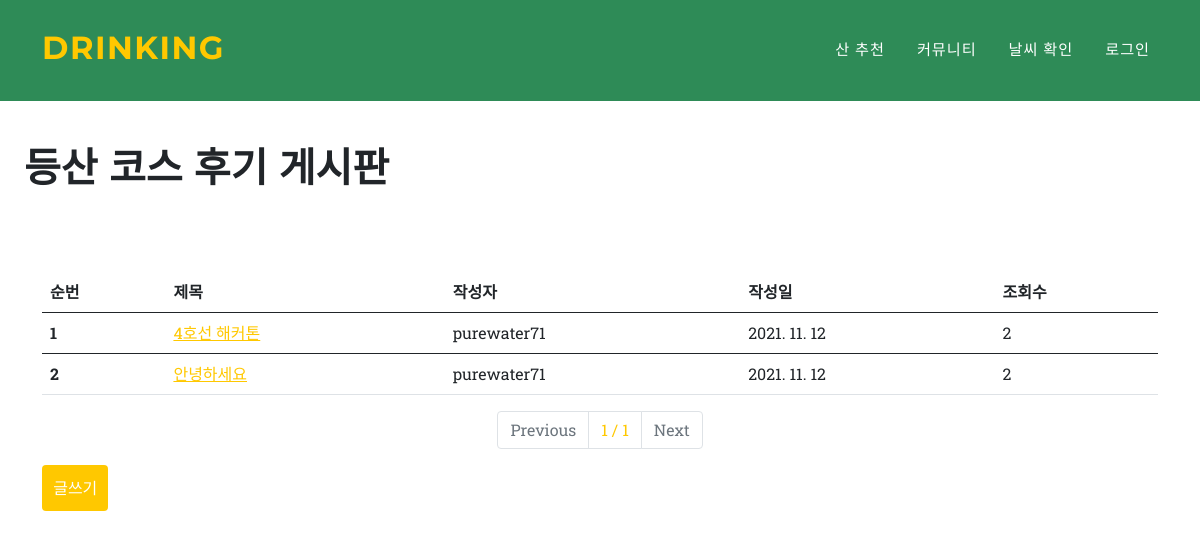
Screenshot of /blog/show/ with the database file from the repository.
### blog/models.py (models this page shows, shortened)
class Blog(models.Model):
    title = models.CharField(max_length=200, verbose_name='글 제목')
    writer = models.ForeignKey(Fuser, verbose_name = "작성자", on_delete = models.CASCADE, null=True, default="")
    pub_date = models.DateTimeField(auto_now_add=True, verbose_name='작성일')
    is_del = models.BooleanField(default=False)
    hits = models.PositiveIntegerField(default=0, verbose_name='조회수')
    body = models.TextField(verbose_name = "내용")
    image = models.ImageField(upload_to = "blog/", blank=True, null=True, verbose_name = "사진")

### user/models.py (models this page shows)
class Fuser(models.Model):
    username = models.CharField(max_length=20, verbose_name="사용자 아이디", primary_key=True)
    password = models.CharField(max_length=20, verbose_name="비밀번호")
    def __str__(self):
        return self.username
    class Meta:
        db_table = 'users'

### blog/views.py (the view)
# urls.py: path('show/', show, name="show"),
def show(request):
    blog = Blog.objects.filter(is_del=0).order_by('-pub_date')
    paginator = Paginator(blog, 5)
    page = int(request.GET.get('p', 1))
    blogs = paginator.get_page(page)
    return render(request, 'show.html', {'blogs':blogs})

### blog/templates/show.html (shortened to what this page needs)
{% extends 'base.html' %}
{% block content %}
<br><br><br><br><br>
        <h1>등산 코스 후기 게시판 </h1>
        <br><br>
        <div class="container">
    <table class="table">
        <thead>
          <tr>
            <th scope="col">순번</th>
            <th scope="col">제목</th>
            <th scope="col">작성자</th>
            <th scope="col">작성일</th>
            <th scope="col">조회수</th>
          </tr>
        </thead>
        <tbody>
          {% if blogs %}
            {% for blog in blogs %}
          <tr>
            <th scope="row">{{forloop.counter}}</th>
            <td><a href="{% url 'detail' blog.id %}">{{blog.title}}</a></td>
            <td>{{blog.writer}}</td>
            <td>{{ blog.pub_date|date:'Y. m. d' }}</td>
            <td>{{blog.hits}}</td>
          </tr>
        </tbody>
        {% endfor %}
        {% else %}
        <h1>글 없음</h1>
        {% endif %}
      </table>
      <nav aria-label="Page navigation example">
        <ul class="pagination justify-content-center">
          {% if blogs.has_previous %}
         <li class="page-item"><a class="page-link" href="?p={{ blogs.previous_page_number }}">Previous</a></li>
         {% else %}
         <li class="page-item disabled">
          <a class="page-link" href="#">Previous</a>
        </li>
        {% endif %}
        <li class="page-item">
          <a class="page-link" href="#"
            >{{ blogs.number }} / {{ blogs.paginator.num_pages }}</a
          >
        </li>
        {% if blogs.has_next %}
        <li class="page-item">
          <a class="page-link" href="?p={{ blogs.next_page_number }}">Next</a>
        </li>
        {% else %}
        <li class="page-item disabled">
          <a class="page-link" href="#">Next</a>
        </li>
        {% endif %}
      </ul>
    </nav>
      {% if request.session.user %}
      <a href="{% url 'new' %}">
        <input type="submit" value="글쓰기"></a>
        {% else %}
        <a href="{% url 'login' %}" onclick="return alert('글쓰기는 로그인 후에 가능합니다.')">
          <input type="submit" value="글쓰기"></a>
        {% endif %}
      </div>
    {% endblock %}

### blog/templates/show.html (style rules this page uses)
h1 { padding: 2%; }
input { background-color: #FFC800; border:none; padding: 1%; color:white; border-radius: 4px; }

### rows the page displays
Blog: title "4호선 해커톤", writer "purewater71", pub_date "2021. 11. 12", hits "2"
Blog: title "안녕하세요", writer "purewater71", pub_date "2021. 11. 12", hits "2"

### other values shown
{{ blogs.number }} "1"
{{ blogs.paginator.num_pages }} "1"
